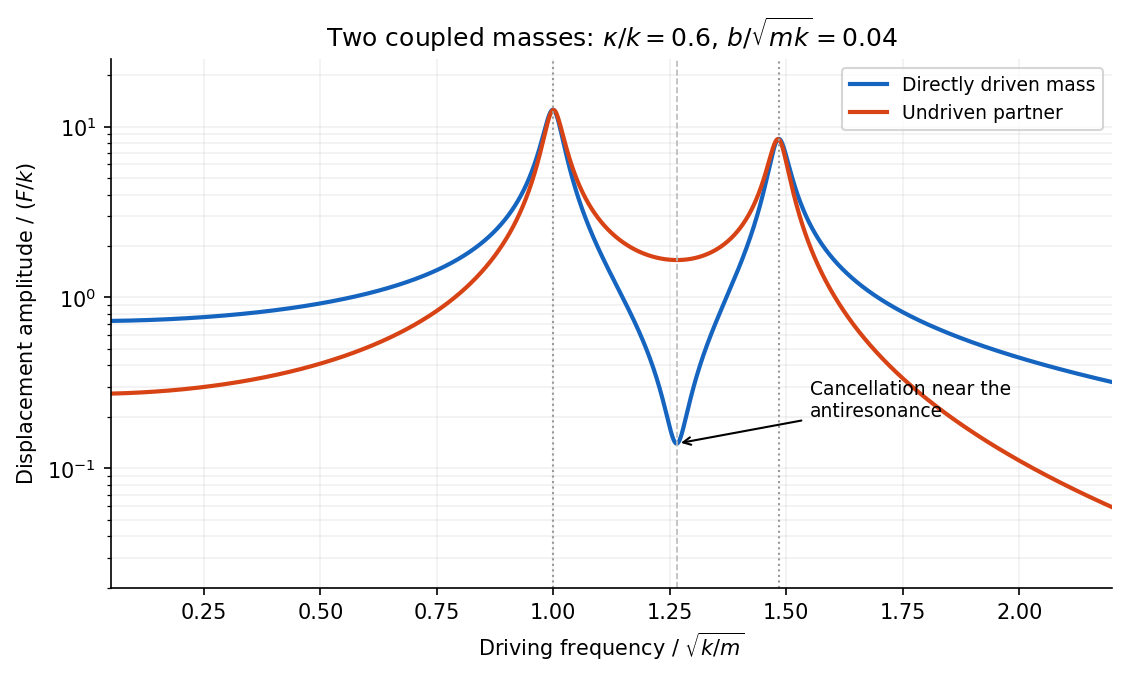

Python code for this plot:
"""Original explanatory figure; Python 3.14 and root pyproject dependencies."""
from pathlib import Path
import numpy as np
import matplotlib
matplotlib.use("Agg")
import matplotlib.pyplot as plt
plt.rcParams.update({"font.size":10,"axes.spines.top":False,"axes.spines.right":False,"figure.facecolor":"white","axes.facecolor":"white"})

w=np.linspace(.05,2.2,2400);kappa=.6;b=.04
Hplus=1/(1-w*w+1j*b*w);Hminus=1/(1+2*kappa-w*w+1j*b*w)
x1=.5*(Hplus+Hminus);x2=.5*(Hplus-Hminus)
fig,ax=plt.subplots(figsize=(7.4,4.4),layout="constrained")
ax.semilogy(w,abs(x1),label="Directly driven mass",color="#1565c0",lw=2);ax.semilogy(w,abs(x2),label="Undriven partner",color="#d84315",lw=2)
for f in [1,np.sqrt(1+2*kappa)]:ax.axvline(f,color="#999",ls=":",lw=1)
fanti=np.sqrt(1+kappa);ax.axvline(fanti,color="#bbb",ls="--",lw=.8)
ax.annotate("Cancellation near the\nantiresonance",(fanti,abs(np.interp(fanti,w,abs(x1)))),xytext=(1.55,.2),arrowprops={"arrowstyle":"->"},fontsize=9)
ax.set(xlabel=r"Driving frequency / $\sqrt{k/m}$",ylabel=r"Displacement amplitude / $(F/k)$",title=r"Two coupled masses: $\kappa/k=0.6$, $b/\sqrt{mk}=0.04$",xlim=(.05,2.2),ylim=(.02,25));ax.legend(fontsize=9);ax.grid(alpha=.18,which="both")

fig.savefig(Path(__file__).stem+".png",dpi=150,facecolor="white",bbox_inches="tight")
plt.close(fig)
